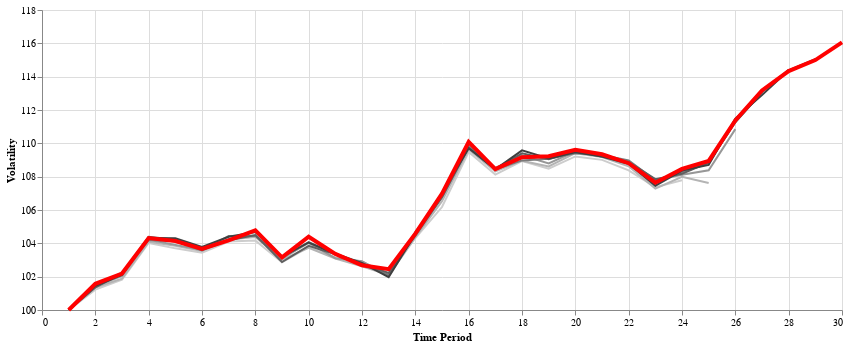

Notebook code cell kept with this figure:
### Code cell
plot_series_volatility(rf_series, smooth=False)

### Figure 1 — Vega-Lite specification as saved in the notebook (floating-point values rounded to 4 significant figures; data arrays with more than 128 entries replaced by an {"elided": "..."} marker saying what was removed)
{"$schema": "https://vega.github.io/schema/vega-lite/v5.16.3.json", "config": {"view": {"continuousHeight": 300, "continuousWidth": 300}}, "datasets": {"data-457aa2f2da5b5523979e66b179ecb4be": {"elided": "159 records"}, "data-6e2071204e8b3b0ea374ea4bad624dec": [{"index": 6, "period": 1, "value": 100}, {"index": 6, "period": 2, "value": 101.6}, {"index": 6, "period": 3, "value": 102.2}, {"index": 6, "period": 4, "value": 104.3}, {"index": 6, "period": 5, "value": 104.1}, {"index": 6, "period": 6, "value": 103.7}, {"index": 6, "period": 7, "value": 104.2}, {"index": 6, "period": 8, "value": 104.8}, {"index": 6, "period": 9, "value": 103.2}, {"index": 6, "period": 10, "value": 104.4}, {"index": 6, "period": 11, "value": 103.4}, {"index": 6, "period": 12, "value": 102.7}, {"index": 6, "period": 13, "value": 102.5}, {"index": 6, "period": 14, "value": 104.6}, {"index": 6, "period": 15, "value": 107.0}, {"index": 6, "period": 16, "value": 110.1}, {"index": 6, "period": 17, "value": 108.5}, {"index": 6, "period": 18, "value": 109.2}, {"index": 6, "period": 19, "value": 109.2}, {"index": 6, "period": 20, "value": 109.6}, {"index": 6, "period": 21, "value": 109.3}, {"index": 6, "period": 22, "value": 108.8}, {"index": 6, "period": 23, "value": 107.6}, {"index": 6, "period": 24, "value": 108.5}, {"index": 6, "period": 25, "value": 108.9}, {"index": 6, "period": 26, "value": 111.4}, {"index": 6, "period": 27, "value": 113.2}, {"index": 6, "period": 28, "value": 114.3}, {"index": 6, "period": 29, "value": 115.0}, {"index": 6, "period": 30, "value": 116.1}]}, "height": 300, "layer": [{"data": {"name": "data-457aa2f2da5b5523979e66b179ecb4be"}, "encoding": {"color": {"field": "index", "legend": null, "scale": {"scheme": "greys"}, "type": "nominal"}, "x": {"field": "period", "title": "Time Period", "type": "quantitative"}, "y": {"field": "value", "scale": {"zero": false}, "title": "Volatility", "type": "quantitative"}}, "mark": {"size": 2, "type": "line"}}, {"data": {"name": "data-6e2071204e8b3b0ea374ea4bad624dec"}, "encoding": {"x": {"field": "period", "title": "Time Period", "type": "quantitative"}, "y": {"field": "value", "scale": {"zero": false}, "title": "Volatility", "type": "quantitative"}}, "mark": {"color": "red", "size": 4, "type": "line"}}], "resolve": {"scale": {"color": "independent"}}, "width": 800}
